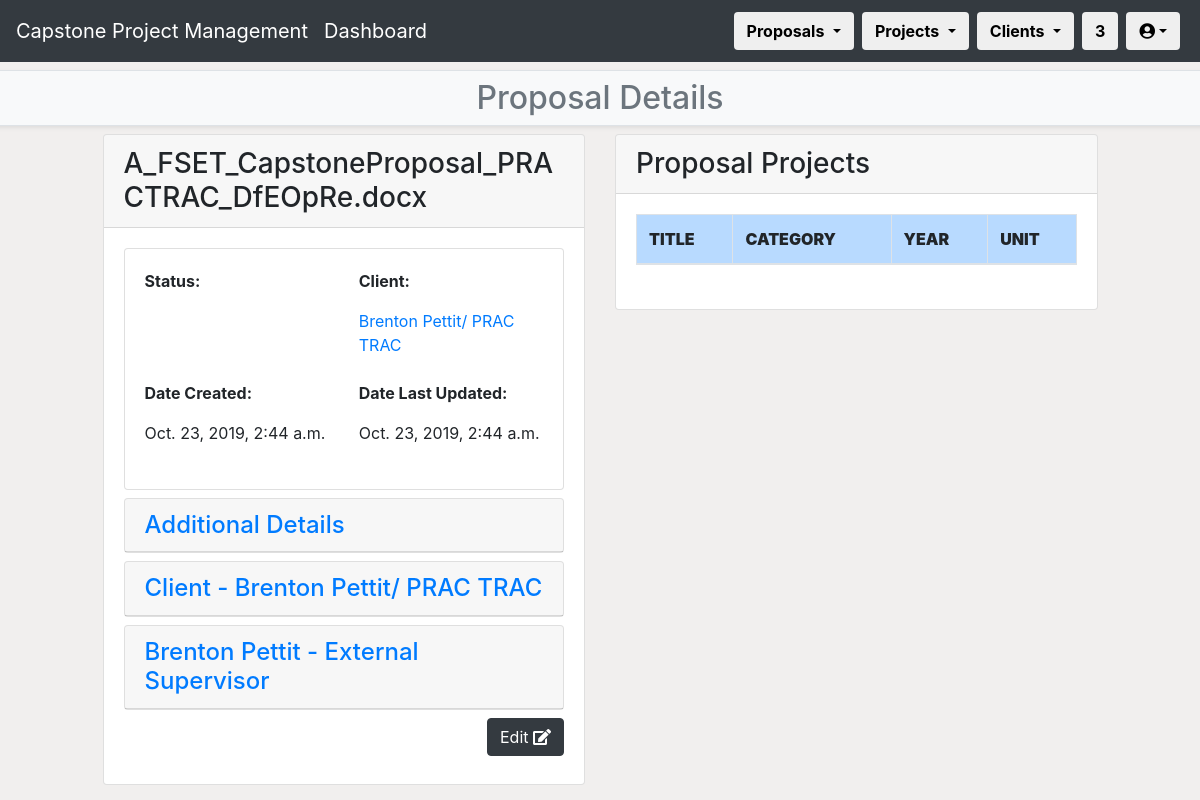
Page /CPPMS/proposal/proposal_list/proposal_detail/2 (signed in) on the earlier database version.
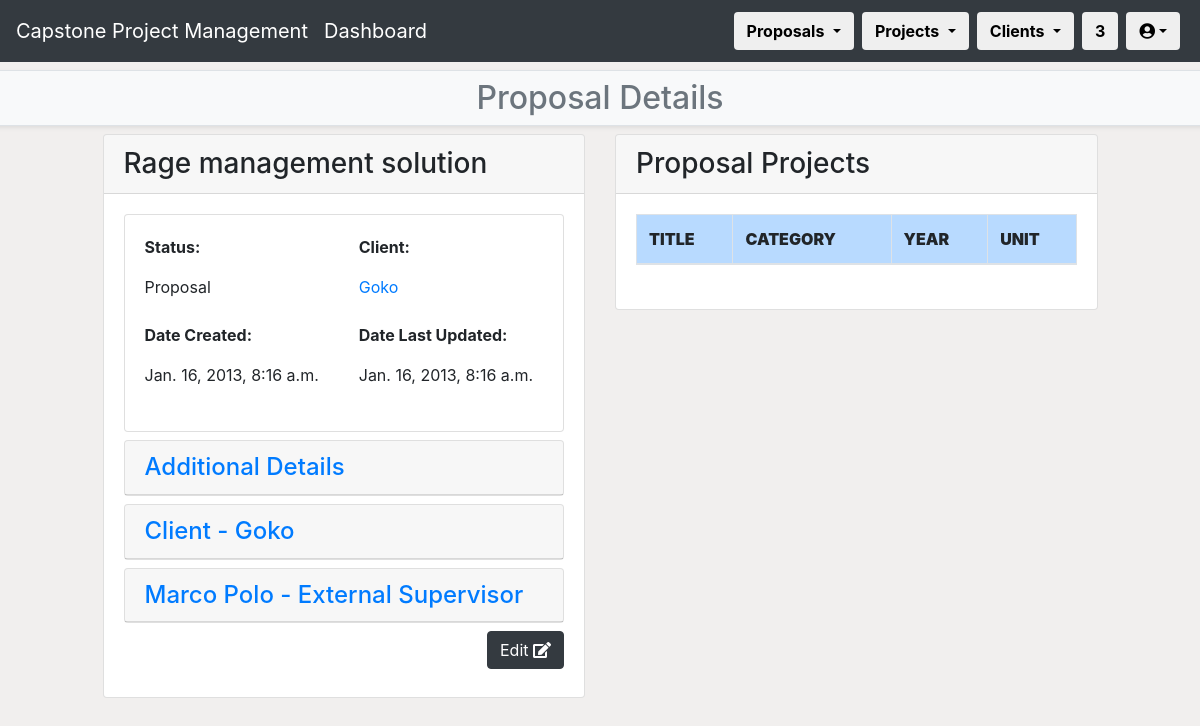
Same page on the later database version.
### CPPMS/models.py (models this page shows, shortened)
class Proposal(models.Model):
    title = models.CharField(max_length=128, default="")
    created_at = models.DateTimeField(auto_now_add=True)
    updated_at = models.DateTimeField(auto_now=True)
    desc = models.TextField(default="")
    status = models.CharField(max_length=255, default="")
    spec = models.TextField(default="")
    skills = models.TextField(default="")
    env = models.TextField(default="")
    res = models.TextField(default="")
    client = models.ForeignKey(
        Client,
        on_delete=models.CASCADE,
        blank=True,
        null=True
    )
    external_supervisor = models.ForeignKey(
        External_Supervisor,
        models.SET_NULL,
        blank=True,
        null=True
    )
    proposal_incoming = models.ForeignKey(
        Incoming_Proposal,
        models.SET_NULL,
        blank=True,
        null=True
    )
    pass

class Client(models.Model):
    name = models.CharField(max_length=128, default="", unique=True)
    created_at = models.DateTimeField(auto_now_add=True)
    updated_at = models.DateTimeField(auto_now=True)
    address = models.CharField(max_length=255, default="")
    website = models.CharField(max_length=255, default="")
    desc = models.TextField(default="")
    pass

class External_Supervisor(models.Model):
    name = models.CharField(max_length=128, default="")
    created_at = models.DateTimeField(auto_now_add=True)
    updated_at = models.DateTimeField(auto_now=True)
    email = models.CharField(max_length=255, default="", unique=True)
    phone = models.CharField(max_length=10, default="00000000")
    title = models.CharField(max_length=255, default="N/A")
    department = models.ForeignKey(
        Department,
        models.SET_NULL,
        blank=True,
        null=True
    )
    pass

### CPPMS/views.py (the view)
@login_required(login_url="/CPPMS/login/")
def proposal_detail(request, pk=None):
    username = request.user.first_name + " " + request.user.last_name
    proposal_detail = get_object_or_404(Proposal, pk=pk)
    projects = Project.objects.all()
    count()
    filter_value = proposal_detail.pk
    project_list = Project.objects.all()
    if filter_value:
        project_filter = projects.filter(proposal_id=filter_value)
    else:
        project_filter = project_list.all()
    return render(
        request,
        "proposal_detail.html",
        {
            "count": count,
            "proposal_detail": proposal_detail,
            "username": username,
            "project_filter": project_filter
        }
    )

### CPPMS/views.py (called while the page is built)
def count():
    count = []
    count_web = Incoming_Proposal.proposals.all().count()
    count_word = Upload_Proposal.objects.all().count()
    count_all = count_web + count_word
    count_all_proposal = Proposal.objects.all().count()
    count_all_client = Client.objects.all().count()
    count = [count_web, count_word, count_all,count_all_proposal,count_all_client]
    return count

### CPPMS/templates/proposal_detail.html (shortened to what the changed rows need)
{% extends "proposal.html" %}
{% block sub-page_content %}
{% if not messages %}
<h2>Proposal Details</h2>
{% else %}
<h2>Proposal Details</h2>
{% for message in messages %}<li>{{ message }}</li>{% endfor %}
{% endif %}
{% endblock %}
{% block page_detail_content %}
<div class="row">
    <div class="col-md-5">
        <div class="card">
            <h3 class="card-header">{{ proposal_detail.title }}</h3>
            <div class="card-body">
                <div class="row mb-2">
                    <div class="col">
                        <div class="card">
                            <div class="card-body">
                                <div class="row mb-2">
                                    <div class="col">
                                        <p><strong>Status:</strong></p>
                                        <p>{{ proposal_detail.status }}</p>
                                    </div>
                                    <div class="col">
                                        <p><a href="client_detail/{{ proposal_detail.client.pk }}">{{ proposal_detail.client.name }}</a></p>
                                    </div>
                                </div>
                                <div class="row mb-2">
                                    <div class="col">
                                        <p><strong>Date Created:</strong></p>
                                        <p>{{ proposal_detail.created_at }}</p>
                                    </div>
                                    <div class="col">
                                        <p><strong>Date Last Updated:</strong></p>
                                        <p>{{ proposal_detail.updated_at }}</p>
                                    </div>
                                </div>
                            </div>
                        </div>
                    </div>
                </div>
                <div class="row mb-2">
                </div>
                <div class="row mb-2">
                    <div class="col">
                        <div class="card">
                            <h4 class="card-header"><a data-toggle="collapse" href="#collapse1">Client - {{ proposal_detail.client.name }}</a></h4>
                        </div>
                    </div>
                </div>
                <div class="row mb-2">
                    <div class="col">
                        <div class="card">
                            <h4 class="card-header"><a data-toggle="collapse" href="#collapse5">{{ proposal_detail.external_supervisor.name }} - External Supervisor</a></h4>
                        </div>
                    </div>
                </div>
                <div class="row mb-2">
                </div>
            </div>
        </div>
    </div>
    <div class="col-md-5">
        <div class="card">
            <div class="card-body">
                <div class="row mb-2">
                    <div class="col">
                        <div class="table-responsive">
                            <table class="table table-bordered table-hover">
                                <thead>
                                    <tr class="table-primary">
                                        <th scope="col"><strong>TITLE</strong></th>
                                        <th scope="col"><strong>CATEGORY</strong></th>
                                        <th scope="col"><strong>YEAR</strong></th>
                                        <th scope="col"><strong>UNIT</strong></th>
                                    </tr>
                                </thead>
                            </table>
                        </div>
                    </div>
                </div>
            </div>
        </div>
    </div>
</div>
{% endblock %}

Differences in the rows shown:
changed Proposal: title "A_FSET_CapstoneProposal_PRACTRAC_DfEOpRe.docx" → "Rage management solution"; status (not shown) → "Proposal"; client.name "Brenton Pettit/ PRAC TRAC" → "Goko"; created_at "Oct. 23, 2019, 2:44 a.m." → "Jan. 16, 2013, 8:16 a.m."; updated_at "Oct. 23, 2019, 2:44 a.m." → "Jan. 16, 2013, 8:16 a.m."; external_supervisor.name "Brenton Pettit" → "Marco Polo"
